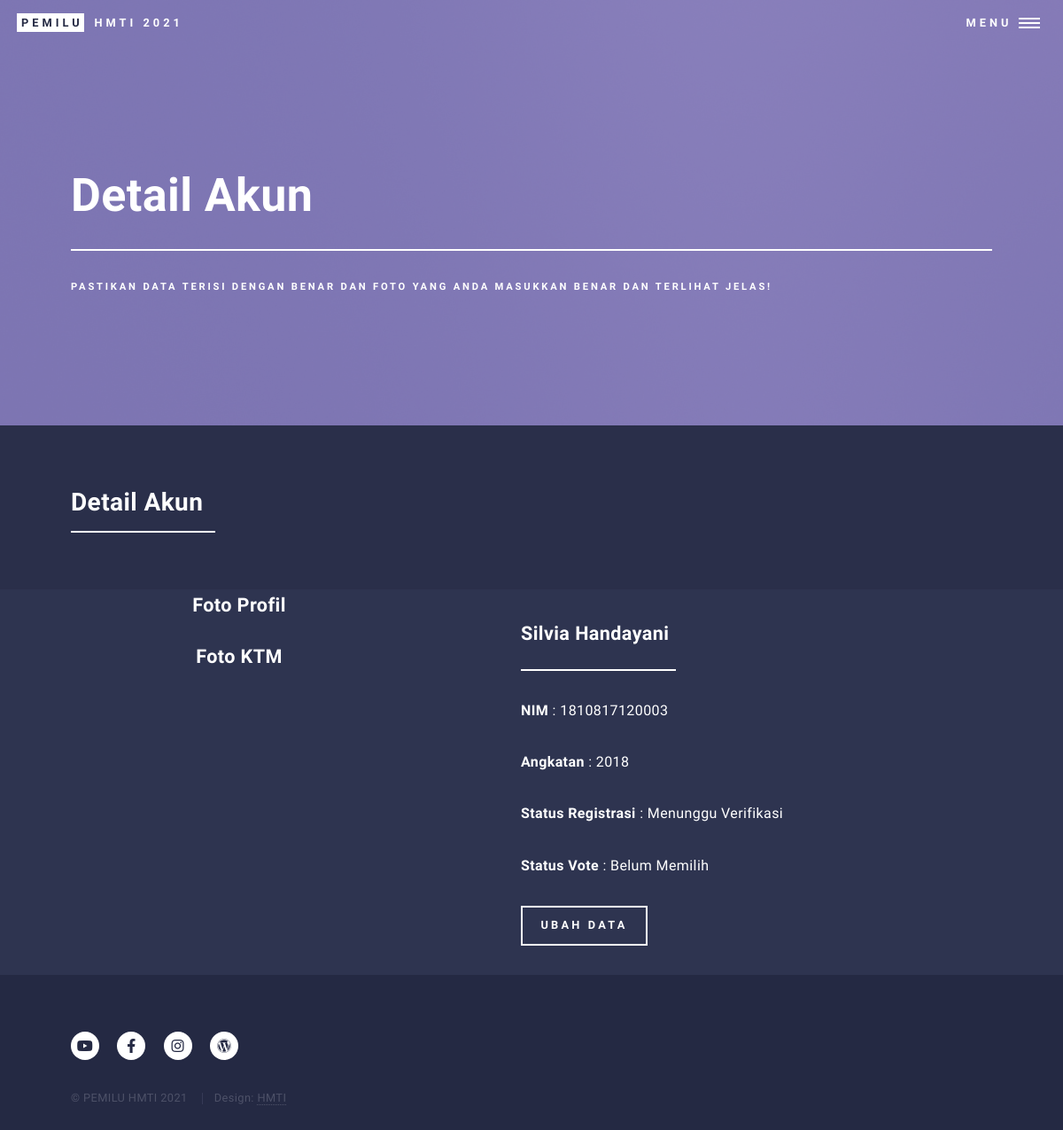
The page /detail_user.php (signed in) on the database as committed earlier.
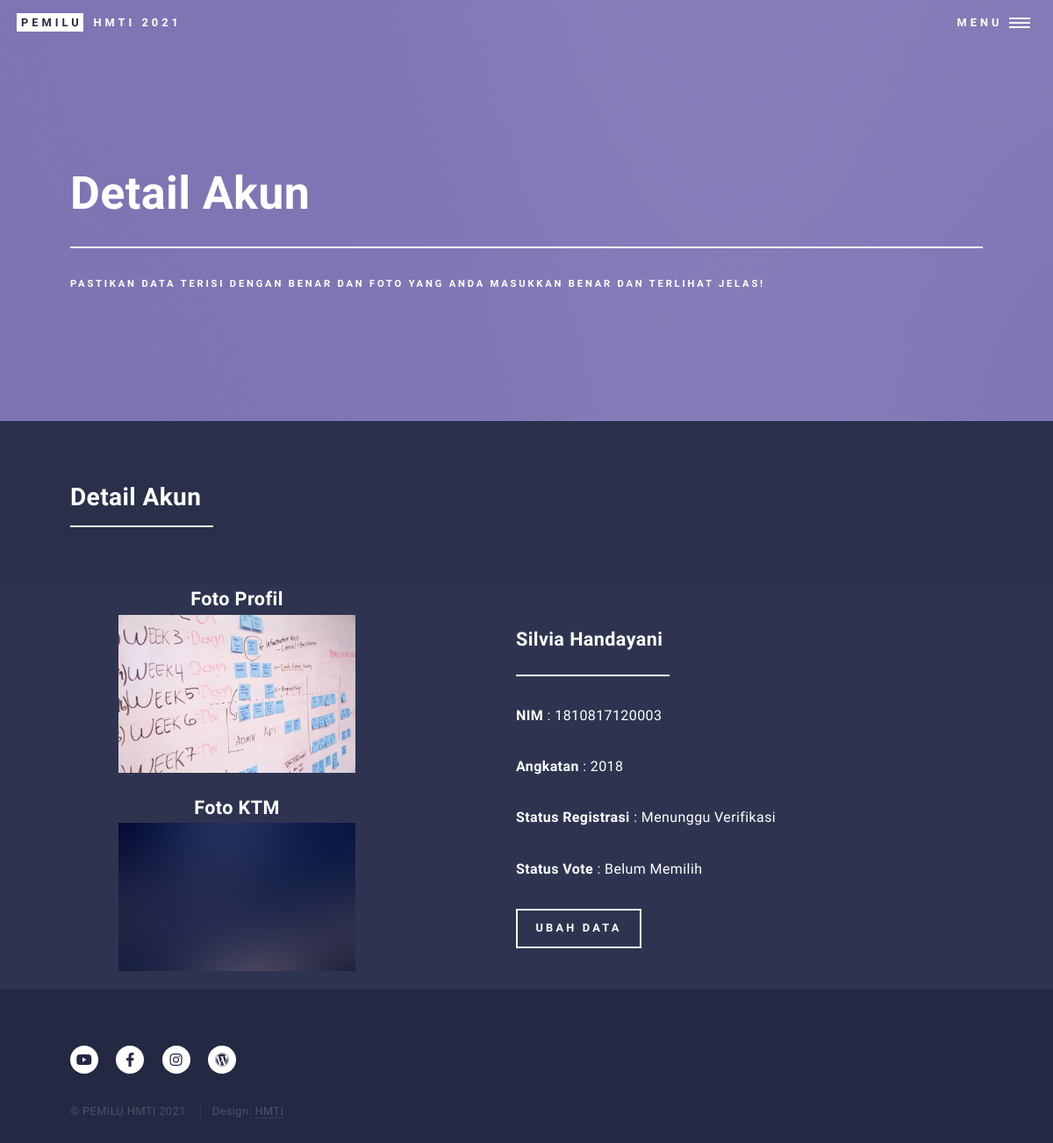
The same page on the database as committed later.
### tables this page shows
CREATE TABLE `user` (
  `nim_user` varchar(15) NOT NULL,
  `nama_user` varchar(50) NOT NULL,
  `angkatan` int(11) NOT NULL,
  `password` varchar(20) NOT NULL,
  `foto_user` varchar(250) NOT NULL,
  `foto_ktm` varchar(250) NOT NULL,
  `status_registrasi` varchar(20) NOT NULL,
  `status_vote` varchar(20) NOT NULL
);

### detail_user.php (the view, shortened to what this page needs)
<?php
require_once("ceklogin.php");
$nim = @($_SESSION['login_user']);
$ambildata=$pdo_conn->prepare("SELECT * FROM user WHERE nim_user=".$nim);
$ambildata->execute();
$biodata = $ambildata->fetchAll();
?>
<!DOCTYPE HTML>
<html>
<head>
    <link rel="stylesheet" href="assets/css/main.css" />
</head>
<body class="is-preload">
    <div id="wrapper">
        <header id="header" class="alt">
            <a href="beranda.html" class="logo"><strong>Pemilu</strong> <span>HMTI 2021</span></a>
            <nav>
                <a href="#menu">Menu</a>
            </nav>
        </header>
        <section id="banner" class="style2">
            <div class="inner">
                <header class="major">
                    <h1>Detail Akun</h1>
                </header>
                <div class="content">
                    <p>Pastikan Data Terisi dengan Benar dan Foto yang Anda Masukkan Benar dan Terlihat Jelas!</p>
                </div>
            </div>
        </section>
        <div id="main">
            <section id="one">
                <div class="inner">
                    <header class="major">
                        <h2>Detail Akun</h2>
                    </header>
                </div>
            </section>
            <section id="two" class="spotlights">
                <section>
                    <a href="#" class="image">
                        <center>
                            <h3>Foto Profil
                                <div style="width:50%;"> <img src="images/<?php echo $biodata[0]["foto_user"]; ?>"
                                        alt="" data-position="center center" /></div>
                            </h3>
                        </center>
                        <center>
                            <h3>Foto KTM
                                <div style="width:50%;"> <img src="images/<?php echo $biodata[0]["foto_ktm"]; ?>" alt=""
                                        data-position="center center" /> </div>
                            </h3>
                        </center>
                    </a>
                    <div class="content">
                        <div class="inner">
                            <header class="major">
                                <div class="nama_user">
                                    <h3><?php echo $biodata[0]["nama_user"]; ?></h3>
                                </div>
                            </header>
                            <div class="nim_user">
                                <p><b>NIM</b> : <?php echo $biodata[0]["nim_user"]; ?></p>
                            </div>
                            <div class="angkatan_user">
                                <p><b>Angkatan</b> : <?php echo $biodata[0]["angkatan"]; ?></p>
                            </div>
                            <div class="status vote">
                                <p><b>Status Registrasi</b> : <?php echo $biodata[0]["status_registrasi"]; ?></p>
                            </div>
                            <div class="status vote">
                                <p><b>Status Vote</b> : <?php echo $biodata[0]["status_vote"]; ?></p>
                            </div>
                            <?php
                            if($biodata[0]["status_registrasi"]=="Menunggu Verifikasi"){ ?>
                            <ul class="actions">
                                <li><a href="ubahDataUser.php?nim=<?php echo $biodata[0]['nim_user']; ?>"
                                        class="button">Ubah Data</a></li>
                            </ul>
                            <?php }?>
                        </div>
                    </div>
                </section>
        </div>
        <footer id="footer">
            <div class="inner">
                <ul class="icons">
                    <li><a href="https://www.youtube.com/channel/UCBWvors8mO16aa-GCyscrKw"
                            class="icon brands alt fa-youtube"><span class="label">Twitter</span></a></li>
                    <li><a href="https://www.facebook.com/HMTIFTunlam/" class="icon brands alt fa-facebook-f"></a></li>
                    <li><a href="https://www.instagram.com/hmti_ftulm/" class="icon brands alt fa-instagram"></a></li>
                    <li><a href="https://www.hmti.ft.ulm.ac.id/" class="icon brands alt fa-wordpress"></a></li>
                </ul>
                <ul class="copyright">
                    <li>&copy; PEMILU HMTI 2021</li>
                    <li>Design: <a href="https://www.hmti.ft.ulm.ac.id/">HMTI</a></li>
                </ul>
            </div>
        </footer>
    </div>
</body>
</html>

Rows that differ between the two databases and show on the page:
changed user "Silvia Handayani": foto_user: picture added; foto_ktm: picture added
